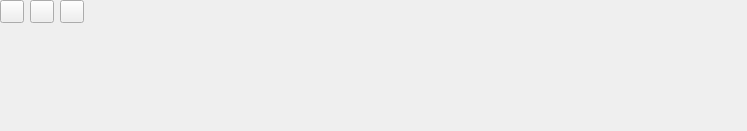
<?xml version="1.0" encoding="UTF-8"?>
<ui version="4.0">
 <class>QgsTemporalControllerWidgetBase</class>
 <widget class="QgsPanelWidget" name="QgsTemporalControllerWidgetBase">
  <property name="geometry">
   <rect>
    <x>0</x>
    <y>0</y>
    <width>747</width>
    <height>131</height>
   </rect>
  </property>
  <property name="windowTitle">
   <string>QgsDockWidget</string>
  </property>
  <layout class="QVBoxLayout" name="verticalLayout">
   <property name="leftMargin">
    <number>0</number>
   </property>
   <property name="topMargin">
    <number>0</number>
   </property>
   <property name="rightMargin">
    <number>0</number>
   </property>
   <property name="bottomMargin">
    <number>0</number>
   </property>
   <item>
    <layout class="QHBoxLayout" name="horizontalLayout">
     <item>
      <widget class="QToolButton" name="mNavigationOff">
       <property name="toolTip">
        <string>Turn off temporal navigation</string>
       </property>
       <property name="text">
        <string/>
       </property>
       <property name="icon">
        <iconset resource="../../images/images.qrc">
         <normaloff>:/images/themes/default/mTemporalNavigationOff.svg</normaloff>:/images/themes/default/mTemporalNavigationOff.svg</iconset>
       </property>
       <property name="checkable">
        <bool>true</bool>
       </property>
       <property name="autoRaise">
        <bool>false</bool>
       </property>
      </widget>
     </item>
     <item>
      <widget class="QToolButton" name="mNavigationFixedRange">
       <property name="toolTip">
        <string>Fixed range temporal navigation</string>
       </property>
       <property name="text">
        <string/>
       </property>
       <property name="icon">
        <iconset resource="../../images/images.qrc">
         <normaloff>:/images/themes/default/mTemporalNavigationFixedRange.svg</normaloff>:/images/themes/default/mTemporalNavigationFixedRange.svg</iconset>
       </property>
       <property name="checkable">
        <bool>true</bool>
       </property>
       <property name="autoRaise">
        <bool>false</bool>
       </property>
      </widget>
     </item>
     <item>
      <widget class="QToolButton" name="mNavigationAnimated">
       <property name="toolTip">
        <string>Animated temporal navigation</string>
       </property>
       <property name="text">
        <string/>
       </property>
       <property name="icon">
        <iconset resource="../../images/images.qrc">
         <normaloff>:/images/themes/default/mTemporalNavigationAnimated.svg</normaloff>:/images/themes/default/mTemporalNavigationAnimated.svg</iconset>
       </property>
       <property name="checkable">
        <bool>true</bool>
       </property>
       <property name="autoRaise">
        <bool>false</bool>
       </property>
      </widget>
     </item>
     <item>
      <widget class="QLabel" name="mCurrentRangeLabel">
       <property name="sizePolicy">
        <sizepolicy hsizetype="Expanding" vsizetype="Preferred">
         <horstretch>0</horstretch>
         <verstretch>0</verstretch>
        </sizepolicy>
       </property>
       <property name="text">
        <string></string>
       </property>
      </widget>
     </item>
     <item>
      <widget class="QToolButton" name="mSettings">
       <property name="text">
        <string/>
       </property>
       <property name="icon">
        <iconset resource="../../images/images.qrc">
         <normaloff>:/images/themes/default/propertyicons/settings.svg</normaloff>:/images/themes/default/propertyicons/settings.svg</iconset>
       </property>
       <property name="autoRaise">
        <bool>true</bool>
       </property>
      </widget>
     </item>
    </layout>
   </item>
   <item>
    <widget class="QStackedWidget" name="mNavigationModeStackedWidget">
     <property name="sizePolicy">
      <sizepolicy hsizetype="Preferred" vsizetype="Fixed">
       <horstretch>0</horstretch>
       <verstretch>0</verstretch>
      </sizepolicy>
     </property>
     <property name="currentIndex">
      <number>0</number>
     </property>
     <widget class="QWidget" name="p1">
      <layout class="QVBoxLayout" name="verticalLayoutP1">
       <property name="leftMargin">
        <number>0</number>
       </property>
       <property name="topMargin">
        <number>0</number>
       </property>
       <property name="rightMargin">
        <number>0</number>
       </property>
       <property name="bottomMargin">
        <number>0</number>
       </property>
      </layout>
     </widget>
     <widget class="QWidget" name="p2">
      <layout class="QVBoxLayout" name="verticalLayoutP2">
       <item>
        <layout class="QHBoxLayout" name="horizontalLayout_5">
         <item>
          <widget class="QLabel" name="mFixedRangeRangeLabel">
           <property name="text">
            <string>Range</string>
           </property>
          </widget>
         </item>
         <item>
          <widget class="QDateTimeEdit" name="mFixedRangeStartDateTime">
           <property name="sizePolicy">
            <sizepolicy hsizetype="MinimumExpanding" vsizetype="Fixed">
             <horstretch>0</horstretch>
             <verstretch>0</verstretch>
            </sizepolicy>
           </property>
           <property name="displayFormat">
            <string>M/d/yyyy h:mm AP</string>
           </property>
           <property name="timeSpec">
            <enum>Qt::UTC</enum>
           </property>
          </widget>
         </item>
         <item>
          <widget class="QLabel" name="mFixedRangeRangeToLabel">
           <property name="text">
            <string>to </string>
           </property>
          </widget>
         </item>
         <item>
          <widget class="QDateTimeEdit" name="mFixedRangeEndDateTime">
           <property name="sizePolicy">
            <sizepolicy hsizetype="MinimumExpanding" vsizetype="Fixed">
             <horstretch>0</horstretch>
             <verstretch>0</verstretch>
            </sizepolicy>
           </property>
           <property name="displayFormat">
            <string>M/d/yyyy h:mm AP</string>
           </property>
           <property name="timeSpec">
            <enum>Qt::UTC</enum>
           </property>
          </widget>
         </item>
         <item>
          <widget class="QToolButton" name="mFixedRangeSetToProjectTimeButton">
           <property name="text">
            <string/>
           </property>
           <property name="icon">
            <iconset resource="../../images/images.qrc">
             <normaloff>:/images/themes/default/mActionRefresh.svg</normaloff>:/images/themes/default/mActionRefresh.svg</iconset>
           </property>
           <property name="autoRaise">
            <bool>true</bool>
           </property>
          </widget>
         </item>
         <item>
          <spacer name="horizontalSpacer2">
           <property name="orientation">
            <enum>Qt::Horizontal</enum>
           </property>
           <property name="sizeHint" stdset="0">
            <size>
             <width>40</width>
             <height>20</height>
            </size>
           </property>
          </spacer>
         </item>
        </layout>
       </item>
       <item>
        <spacer name="verticalSpacer2">
         <property name="orientation">
          <enum>Qt::Vertical</enum>
         </property>
         <property name="sizeHint" stdset="0">
          <size>
           <width>20</width>
           <height>40</height>
          </size>
         </property>
        </spacer>
       </item>
      </layout>
     </widget>
     <widget class="QWidget" name="p3">
      <layout class="QVBoxLayout" name="verticalLayoutP3">
       <item>
        <layout class="QHBoxLayout" name="horizontalLayout">
         <property name="spacing">
          <number>2</number>
         </property>
         <item>
          <widget class="QPushButton" name="mRewindButton">
           <property name="text">
            <string/>
           </property>
           <property name="icon">
            <iconset resource="../../images/images.qrc">
             <normaloff>:/images/themes/default/temporal_navigation/rewindToStart.svg</normaloff>:/images/themes/default/temporal_navigation/rewindToStart.svg</iconset>
           </property>
          </widget>
         </item>
         <item>
          <widget class="QPushButton" name="mPreviousButton">
           <property name="text">
            <string/>
           </property>
           <property name="icon">
            <iconset resource="../../images/images.qrc">
             <normaloff>:/images/themes/default/temporal_navigation/previous.svg</normaloff>:/images/themes/default/temporal_navigation/previous.svg</iconset>
           </property>
          </widget>
         </item>
         <item>
          <widget class="QPushButton" name="mBackButton">
           <property name="text">
            <string/>
           </property>
           <property name="icon">
            <iconset resource="../../images/images.qrc">
             <normaloff>:/images/themes/default/temporal_navigation/back.svg</normaloff>:/images/themes/default/temporal_navigation/back.svg</iconset>
           </property>
           <property name="checkable">
            <bool>true</bool>
           </property>
          </widget>
         </item>
         <item>
          <widget class="QPushButton" name="mStopButton">
           <property name="text">
            <string/>
           </property>
           <property name="icon">
            <iconset resource="../../images/images.qrc">
             <normaloff>:/images/themes/default/temporal_navigation/pause.svg</normaloff>:/images/themes/default/temporal_navigation/pause.svg</iconset>
           </property>
           <property name="checkable">
            <bool>true</bool>
           </property>
          </widget>
         </item>
         <item>
          <widget class="QPushButton" name="mForwardButton">
           <property name="text">
            <string/>
           </property>
           <property name="icon">
            <iconset resource="../../images/images.qrc">
             <normaloff>:/images/themes/default/temporal_navigation/forward.svg</normaloff>:/images/themes/default/temporal_navigation/forward.svg</iconset>
           </property>
           <property name="checkable">
            <bool>true</bool>
           </property>
          </widget>
         </item>
         <item>
          <widget class="QPushButton" name="mNextButton">
           <property name="text">
            <string/>
           </property>
           <property name="icon">
            <iconset resource="../../images/images.qrc">
             <normaloff>:/images/themes/default/temporal_navigation/next.svg</normaloff>:/images/themes/default/temporal_navigation/next.svg</iconset>
           </property>
          </widget>
         </item>
         <item>
          <widget class="QPushButton" name="mFastForwardButton">
           <property name="text">
            <string/>
           </property>
           <property name="icon">
            <iconset resource="../../images/images.qrc">
             <normaloff>:/images/themes/default/temporal_navigation/skipToEnd.svg</normaloff>:/images/themes/default/temporal_navigation/skipToEnd.svg</iconset>
           </property>
          </widget>
         </item>
         <item>
          <widget class="QSlider" name="mSlider">
           <property name="orientation">
            <enum>Qt::Horizontal</enum>
           </property>
           <property name="invertedAppearance">
            <bool>false</bool>
           </property>
           <property name="tickPosition">
            <enum>QSlider::NoTicks</enum>
           </property>
          </widget>
         </item>
         <item>
          <widget class="QCheckBox" name="mLoopingCheckBox">
           <property name="toolTip">
            <string>Automatically reset and repeat the animation endlessly</string>
           </property>
           <property name="text">
            <string>Loop</string>
           </property>
          </widget>
         </item>
        </layout>
       </item>
       <item>
        <layout class="QHBoxLayout" name="horizontalLayout_5">
         <item>
          <widget class="QLabel" name="mRangeLabel">
           <property name="text">
            <string>Range</string>
           </property>
          </widget>
         </item>
         <item>
          <widget class="QDateTimeEdit" name="mStartDateTime">
           <property name="sizePolicy">
            <sizepolicy hsizetype="MinimumExpanding" vsizetype="Fixed">
             <horstretch>0</horstretch>
             <verstretch>0</verstretch>
            </sizepolicy>
           </property>
           <property name="displayFormat">
            <string>M/d/yyyy h:mm AP</string>
           </property>
           <property name="timeSpec">
            <enum>Qt::UTC</enum>
           </property>
          </widget>
         </item>
         <item>
          <widget class="QLabel" name="mRangeToLabel">
           <property name="text">
            <string>to </string>
           </property>
          </widget>
         </item>
         <item>
          <widget class="QDateTimeEdit" name="mEndDateTime">
           <property name="sizePolicy">
            <sizepolicy hsizetype="MinimumExpanding" vsizetype="Fixed">
             <horstretch>0</horstretch>
             <verstretch>0</verstretch>
            </sizepolicy>
           </property>
           <property name="displayFormat">
            <string>M/d/yyyy h:mm AP</string>
           </property>
           <property name="timeSpec">
            <enum>Qt::UTC</enum>
           </property>
          </widget>
         </item>
         <item>
          <widget class="QToolButton" name="mSetToProjectTimeButton">
           <property name="text">
            <string/>
           </property>
           <property name="icon">
            <iconset resource="../../images/images.qrc">
             <normaloff>:/images/themes/default/mActionRefresh.svg</normaloff>:/images/themes/default/mActionRefresh.svg</iconset>
           </property>
           <property name="autoRaise">
            <bool>true</bool>
           </property>
          </widget>
         </item>
         <item>
          <widget class="QLabel" name="mStepLabel">
           <property name="text">
            <string>Step</string>
           </property>
          </widget>
         </item>
         <item>
          <widget class="QgsDoubleSpinBox" name="mStepSpinBox">
           <property name="sizePolicy">
            <sizepolicy hsizetype="Maximum" vsizetype="Fixed">
             <horstretch>0</horstretch>
             <verstretch>0</verstretch>
            </sizepolicy>
           </property>
           <property name="maximumSize">
            <size>
             <width>130</width>
             <height>16777215</height>
            </size>
           </property>
           <property name="decimals">
            <number>3</number>
           </property>
          </widget>
         </item>
         <item>
          <widget class="QComboBox" name="mTimeStepsComboBox">
           <property name="editable">
            <bool>false</bool>
           </property>
           <property name="currentText">
            <string/>
           </property>
          </widget>
         </item>
         <item>
          <widget class="QToolButton" name="mExportAnimationButton">
           <property name="toolTip">
            <string>Export Animation</string>
           </property>
           <property name="text">
            <string/>
           </property>
           <property name="icon">
            <iconset resource="../../images/images.qrc">
             <normaloff>:/images/themes/default/mActionFileSave.svg</normaloff>:/images/themes/default/mActionFileSave.svg</iconset>
           </property>
           <property name="autoRaise">
            <bool>true</bool>
           </property>
          </widget>
         </item>
         <item>
          <spacer name="horizontalSpacer">
           <property name="orientation">
            <enum>Qt::Horizontal</enum>
           </property>
           <property name="sizeHint" stdset="0">
            <size>
             <width>40</width>
             <height>20</height>
            </size>
           </property>
          </spacer>
         </item>
        </layout>
       </item>
      </layout>
     </widget>
    </widget>
   </item>
   <item>
    <spacer name="verticalSpacer">
     <property name="orientation">
      <enum>Qt::Vertical</enum>
     </property>
     <property name="sizeHint" stdset="0">
      <size>
       <width>20</width>
       <height>40</height>
      </size>
     </property>
    </spacer>
   </item>
  </layout>
 </widget>
 <customwidgets>
  <customwidget>
   <class>QgsDoubleSpinBox</class>
   <extends>QDoubleSpinBox</extends>
   <header>qgsdoublespinbox.h</header>
  </customwidget>
  <customwidget>
   <class>QgsPanelWidget</class>
   <extends>QWidget</extends>
   <header>qgspanelwidget.h</header>
   <container>1</container>
  </customwidget>
 </customwidgets>
 <resources>
  <include location="../../images/images.qrc"/>
  <include location="../../images/images.qrc"/>
  <include location="../../images/images.qrc"/>
 </resources>
 <connections/>
</ui>
